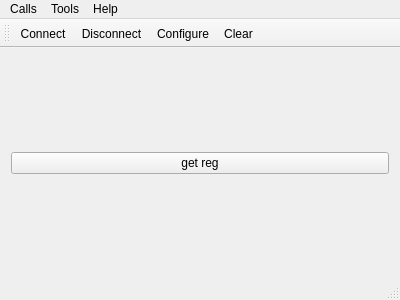
<?xml version="1.0" encoding="UTF-8"?>
<ui version="4.0">
 <class>MainWindow</class>
 <widget class="QMainWindow" name="MainWindow">
  <property name="geometry">
   <rect>
    <x>0</x>
    <y>0</y>
    <width>400</width>
    <height>300</height>
   </rect>
  </property>
  <property name="windowTitle">
   <string>Simple Terminal</string>
  </property>
  <widget class="QWidget" name="centralWidget">
   <layout class="QVBoxLayout" name="verticalLayout">
    <item>
     <widget class="QPushButton" name="getRtuRegister">
      <property name="text">
       <string>get reg</string>
      </property>
     </widget>
    </item>
   </layout>
  </widget>
  <widget class="QMenuBar" name="menuBar">
   <property name="geometry">
    <rect>
     <x>0</x>
     <y>0</y>
     <width>400</width>
     <height>18</height>
    </rect>
   </property>
   <widget class="QMenu" name="menuCalls">
    <property name="title">
     <string>Calls</string>
    </property>
    <addaction name="actionConnect"/>
    <addaction name="actionDisconnect"/>
    <addaction name="separator"/>
    <addaction name="actionQuit"/>
   </widget>
   <widget class="QMenu" name="menuTools">
    <property name="title">
     <string>Tools</string>
    </property>
    <addaction name="actionConfigure"/>
    <addaction name="actionClear"/>
   </widget>
   <widget class="QMenu" name="menuHelp">
    <property name="title">
     <string>Help</string>
    </property>
    <addaction name="actionAbout"/>
    <addaction name="actionAboutQt"/>
   </widget>
   <addaction name="menuCalls"/>
   <addaction name="menuTools"/>
   <addaction name="menuHelp"/>
  </widget>
  <widget class="QToolBar" name="mainToolBar">
   <attribute name="toolBarArea">
    <enum>TopToolBarArea</enum>
   </attribute>
   <attribute name="toolBarBreak">
    <bool>false</bool>
   </attribute>
   <addaction name="actionConnect"/>
   <addaction name="actionDisconnect"/>
   <addaction name="actionConfigure"/>
   <addaction name="actionClear"/>
  </widget>
  <widget class="QStatusBar" name="statusBar"/>
  <action name="actionAbout">
   <property name="text">
    <string>&amp;About</string>
   </property>
   <property name="toolTip">
    <string>About program</string>
   </property>
   <property name="shortcut">
    <string>Alt+A</string>
   </property>
  </action>
  <action name="actionAboutQt">
   <property name="text">
    <string>About Qt</string>
   </property>
  </action>
  <action name="actionConnect">
   <property name="icon">
    <iconset>
     <normaloff>:/images/connect.png</normaloff>:/images/connect.png</iconset>
   </property>
   <property name="text">
    <string>C&amp;onnect</string>
   </property>
   <property name="toolTip">
    <string>Connect to serial port</string>
   </property>
   <property name="shortcut">
    <string>Ctrl+O</string>
   </property>
  </action>
  <action name="actionDisconnect">
   <property name="icon">
    <iconset>
     <normaloff>:/images/disconnect.png</normaloff>:/images/disconnect.png</iconset>
   </property>
   <property name="text">
    <string>&amp;Disconnect</string>
   </property>
   <property name="toolTip">
    <string>Disconnect from serial port</string>
   </property>
   <property name="shortcut">
    <string>Ctrl+D</string>
   </property>
  </action>
  <action name="actionConfigure">
   <property name="icon">
    <iconset>
     <normaloff>:/images/settings.png</normaloff>:/images/settings.png</iconset>
   </property>
   <property name="text">
    <string>&amp;Configure</string>
   </property>
   <property name="toolTip">
    <string>Configure serial port</string>
   </property>
   <property name="shortcut">
    <string>Alt+C</string>
   </property>
  </action>
  <action name="actionClear">
   <property name="icon">
    <iconset>
     <normaloff>:/images/clear.png</normaloff>:/images/clear.png</iconset>
   </property>
   <property name="text">
    <string>C&amp;lear</string>
   </property>
   <property name="toolTip">
    <string>Clear data</string>
   </property>
   <property name="shortcut">
    <string>Alt+L</string>
   </property>
  </action>
  <action name="actionQuit">
   <property name="icon">
    <iconset>
     <normaloff>:/images/application-exit.png</normaloff>:/images/application-exit.png</iconset>
   </property>
   <property name="text">
    <string>&amp;Quit</string>
   </property>
   <property name="shortcut">
    <string>Ctrl+Q</string>
   </property>
  </action>
 </widget>
 <layoutdefault spacing="6" margin="11"/>
 <resources/>
 <connections/>
</ui>
